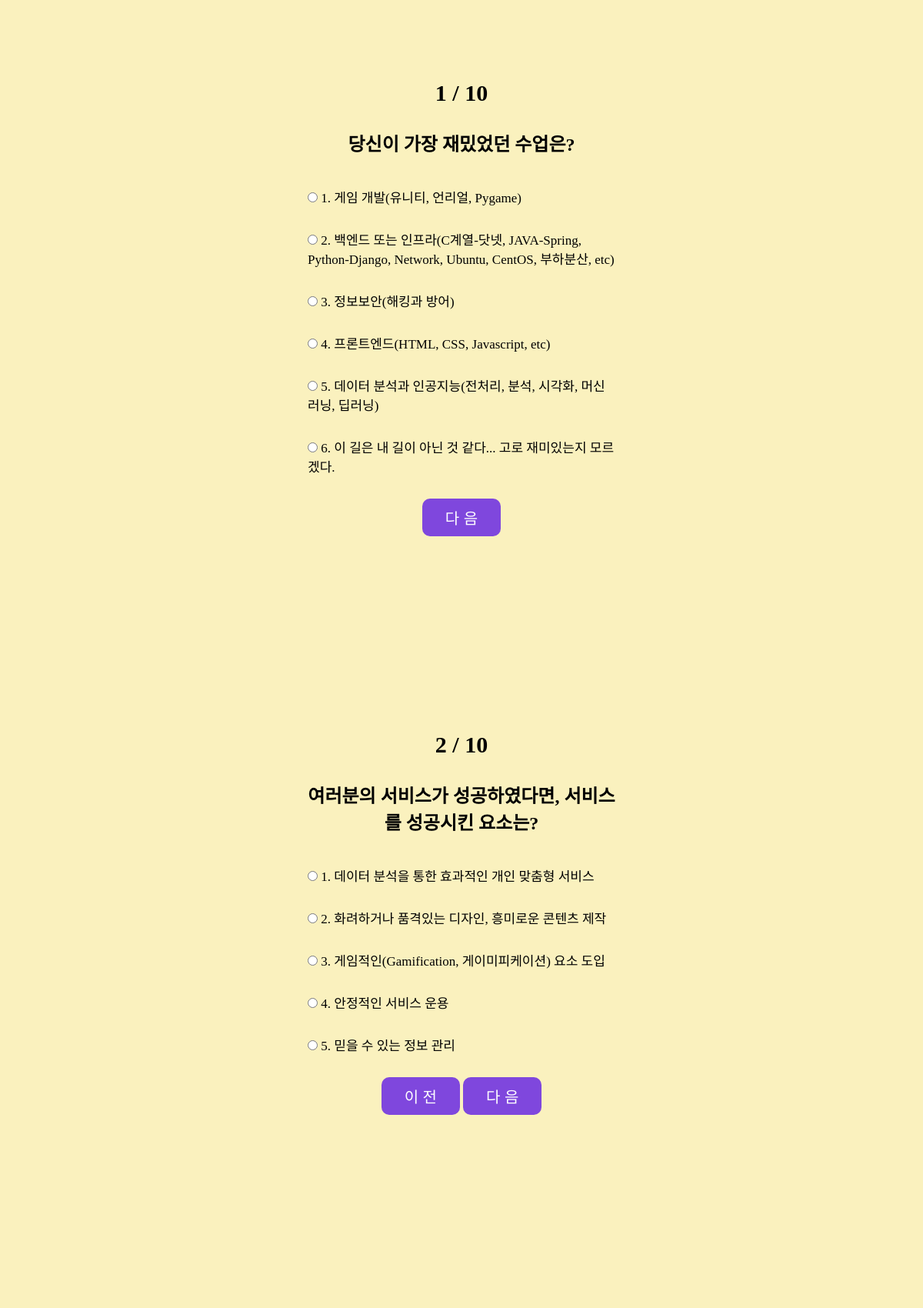
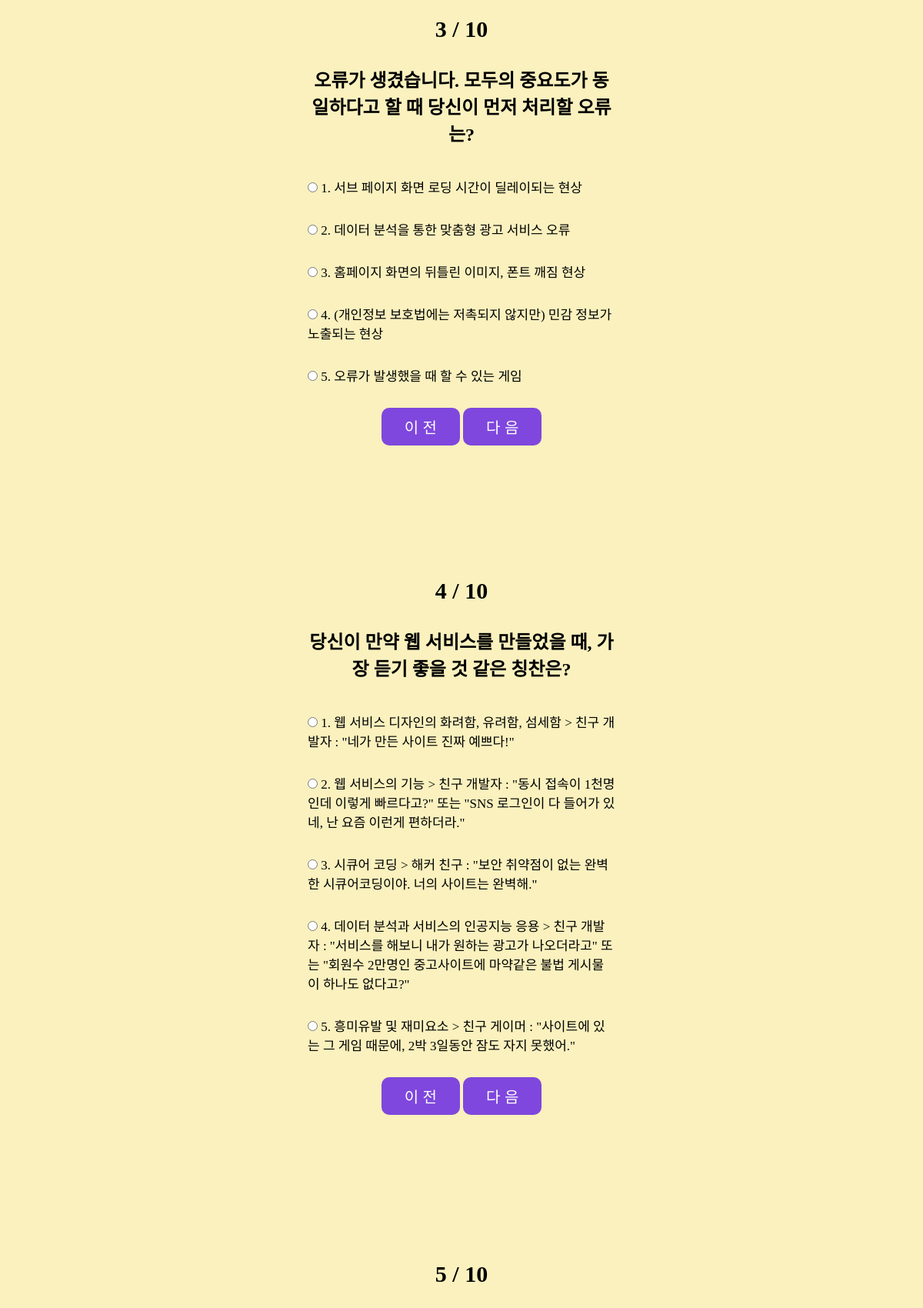
Screenshot of /form/ (upper part) with the database file from the repository (2 pictures, top to bottom).
### main/models.py (models this page shows, shortened)
class Question(models.Model):
    number = models.IntegerField(unique = True)
    content = models.CharField(max_length=100)

class Choice(models.Model):
    content = models.CharField(max_length=100)
    question = models.ForeignKey(to='main.Question', on_delete=models.CASCADE)
    developer = models.ForeignKey(to='main.Developer', on_delete=models.CASCADE, null = True)

### main/views.py (the view)
# urls.py: path('form/', views.form),
def form(request):
    questions = Question.objects.all()
    context = {
        'questions': questions,
    }
    return render(request, 'form.html', context = context)

### main/templates/form.html (shortened to what this page needs)
{% load static %}
<!DOCTYPE html>
<html lang="ko">
<head>
    <link rel="stylesheet" type="text/css" href="{% static 'css/reset.css' %}">
    <link rel="stylesheet" type="text/css" href="{% static 'css/form.css' %}">
</head>
<body>
    <main>
        <form id="form" action="/result/" method="post">
            {% for question in questions %}
            <fieldset>
                <div class="cont_field">
                    <h2><span class="order">{{ question.number }} / {{ questions.count }}</span>{{ question.content }}</h2>
                    <ul>
                        {% for choice in question.choice_set.all %}
                        <li>
                            <input id="choice-{{choice.pk}}" type="radio" name="question-{{question.number}}" value="{{choice.developer.pk}}" required>
                            <label for="choice-{{choice.pk}}">{{ forloop.counter }}. {{choice.content}}</label>
                        </li>
                        {% endfor %}
                    </ul>
                    <div class="cont_btn">
                        {% if forloop.first %}
                        <button type="button" class="btn_next">다 음</button>
                        {% elif forloop.last %}
                        <button type="button" class="btn_prev">이 전</button>
                        <button class="btn_submit">제 출</button>
                        {% else %}
                        <button type="button" class="btn_prev">이 전</button>
                        <button type="button" class="btn_next">다 음</button>
                        {% endif %}
                    </div>
                </div>
            </fieldset>
            {% endfor %}
        </form>
    </main>
</body>
</html>

### main/static/css/form.css (style rules this page uses)
body { overflow: hidden; }
#form fieldset { display: flex; flex-direction: column; align-items: center; justify-content: center; border: none; width: 100vw; height: 100vh; }
#form h2 { margin-bottom: 40px; }
#form fieldset .cont_field { width: 400px; text-align: center; }
.order { display: block; margin-bottom: 30px; font-size: 30px; }
#form li { text-align: left; font-size: 17px; margin-bottom: 30px; }
.cont_btn button { padding: 10px 30px; border: none; border-radius: 10px; font-size: 20px; background-color: #7F47DD; color: white; }

### rows the page displays
Question: number "1", count "10", content "당신이 가장 재밌었던 수업은?", shows "다 음"
Choice: content "게임 개발(유니티, 언리얼, Pygame)"
Choice: content "백엔드 또는 인프라(C계열-닷넷, JAVA-Spring, Python-Django, Network, Ubuntu, CentOS, 부하분산, etc)"
Choice: content "정보보안(해킹과 방어)"
Choice: content "프론트엔드(HTML, CSS, Javascript, etc)"
Choice: content "데이터 분석과 인공지능(전처리, 분석, 시각화, 머신러닝, 딥러닝)"
Choice: content "이 길은 내 길이 아닌 것 같다... 고로 재미있는지 모르겠다."
Question: number "2", count "10", content "여러분의 서비스가 성공하였다면, 서비스를 성공시킨 요소는?", shows "이 전"
Choice: content "데이터 분석을 통한 효과적인 개인 맞춤형 서비스"
Choice: content "화려하거나 품격있는 디자인, 흥미로운 콘텐츠 제작"
Choice: content "게임적인(Gamification, 게이미피케이션) 요소 도입"
Choice: content "안정적인 서비스 운용"
Choice: content "믿을 수 있는 정보 관리"
Question: number "3", count "10", content "오류가 생겼습니다. 모두의 중요도가 동일하다고 할 때 당신이 먼저 처리할 오류는?", shows "이 전"
Choice: content "서브 페이지 화면 로딩 시간이 딜레이되는 현상"
Choice: content "데이터 분석을 통한 맞춤형 광고 서비스 오류"
Choice: content "홈페이지 화면의 뒤틀린 이미지, 폰트 깨짐 현상"
Choice: content "(개인정보 보호법에는 저촉되지 않지만) 민감 정보가 노출되는 현상"
Choice: content "오류가 발생했을 때 할 수 있는 게임"
Question: number "4", count "10", content "당신이 만약 웹 서비스를 만들었을 때, 가장 듣기 좋을 것 같은 칭찬은?", shows "이 전"
Choice: content "웹 서비스 디자인의 화려함, 유려함, 섬세함 > 친구 개발자 : \"네가 만든 사이트 진짜 예쁘다!\""
Choice: content "웹 서비스의 기능 > 친구 개발자 : \"동시 접속이 1천명인데 이렇게 빠르다고?\" 또는 \"SNS 로그인이 다 들어가 있네, 난 요즘 이런게 편하더라.\""
Choice: content "시큐어 코딩 > 해커 친구 : \"보안 취약점이 없는 완벽한 시큐어코딩이야. 너의 사이트는 완벽해.\""
Choice: content "데이터 분석과 서비스의 인공지능 응용 > 친구 개발자 : \"서비스를 해보니 내가 원하는 광고가 나오더라고\" 또는 \"회원수 2만명인 중고사이트에 마약같은 불법 게시물이 하나도 없다고?\""
Choice: content "흥미유발 및 재미요소 > 친구 게이머 : \"사이트에 있는 그 게임 때문에, 2박 3일동안 잠도 자지 못했어.\""
Question: number "5", count "10"
